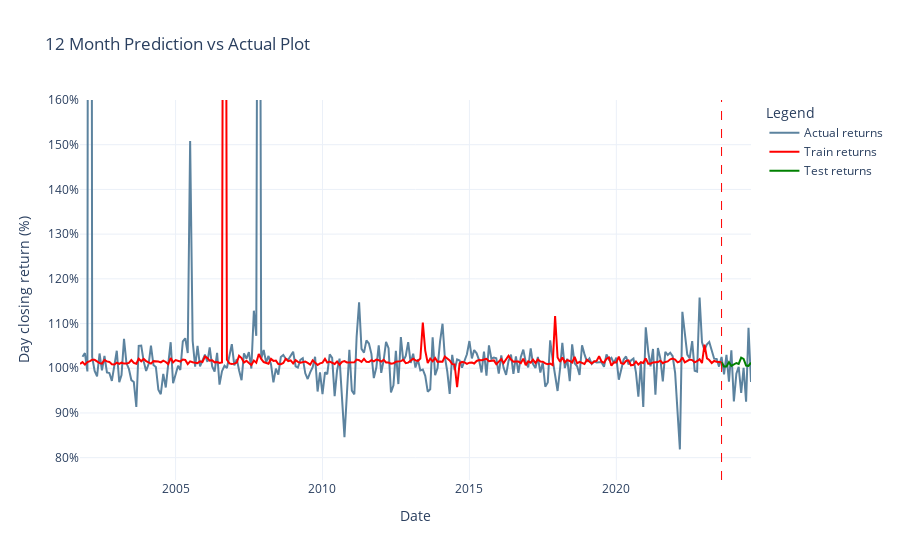

Write notebook code for a chart like this one.
### Markdown cell above
### 12 Months Actual vs Prediction

### Code cell
importlib.reload(comparison)
#
importlib.reload(comparison)
y_train_mean_pred_12m, y_test_mean_pred_12m = comparison.get_train_test_mean_pred(y_train_pred_12m, y_test_pred_12m, len(df.columns))
#
comparison.generate_plot(df, df_tabular_multi, y_train_mean_pred_12m, y_test_mean_pred_12m)

### Figure 1 — Plotly figure (JSON) as saved in the notebook; plotly's stock layout.template omitted (floating-point values rounded to 4 significant figures; data arrays with more than 128 entries replaced by an {"elided": "..."} marker saying what was removed)
{"data": [{"line": {"color": "#5c839f", "width": 2}, "mode": "lines", "name": "Actual returns", "x": {"elided": "275 str values"}, "y": {"elided": "300 float values"}, "type": "scatter"}, {"line": {"color": "red", "width": 2}, "mode": "lines", "name": "Train returns", "x": {"elided": "263 str values"}, "y": {"elided": "263 float values"}, "type": "scatter"}, {"line": {"color": "green", "width": 2}, "mode": "lines", "name": "Test returns", "x": ["2023-08-01", "2023-09-01", "2023-10-01", "2023-11-01", "2023-12-01", "2024-01-01", "2024-02-01", "2024-03-01", "2024-04-01", "2024-05-01", "2024-06-01", "2024-07-01", "2024-08-01"], "y": [1.013, 1.004, 1.004, 1.014, 1.005, 1.008, 1.012, 1.01, 1.024, 1.021, 1.006, 1.005, 1.012], "type": "scatter"}], "layout": {"shapes": [{"line": {"color": "red", "dash": "dash", "width": 1}, "type": "line", "x0": "2023-08-01", "x1": "2023-08-01", "xref": "x", "y0": 0, "y1": 1, "yref": "y domain"}], "yaxis": {"title": {"text": "Day closing return (%)"}, "tickformat": ".0%", "range": [0.75, 1.6]}, "title": {"text": "12 Month Prediction vs Actual Plot"}, "xaxis": {"title": {"text": "Date"}}, "legend": {"title": {"text": "Legend"}}}}
